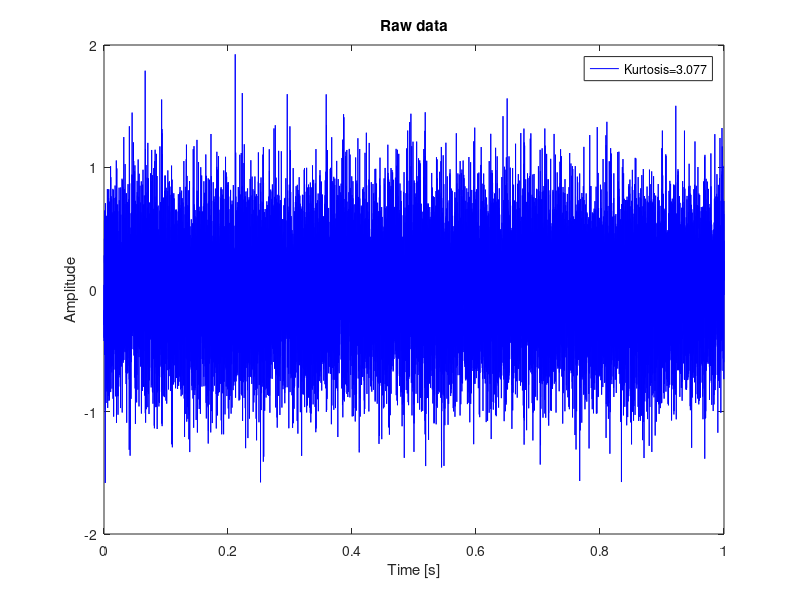

Here is the MATLAB script that generated this plot: (Note: this script raises an error after producing the figure.)
%%%%%%%%%%%%%%%%%%%%%%%%%%%%%%%%%%%%%%%%%%%%%%%%%%%%%%%%%%%%%%%%%%%%%%%%%%%
%
% This script illustrates the use of the smhd code "smhd.m"
%
%%%%%%%%%%%%%%%%
% Reference:
%%%%%%%%%%%%%%%%
%
%          ¡¾1¡¿Y. Miao, M. Zhao, J. Lin, Y. Lei
%           "Sparse maximum harmonics-to-noise-ratio deconvolution
%           for weak fault signature detection in bearings".
%       Measurement Science and Technology, 2016, 27(10)
%          ¡¾2¡¿Y. Miao, B. Zhang, J. Lin et al., 
%             ¡°A review on the application of blind deconvolution in machinery fault diagnosis¡±
%               Mechanical Systems and Signal Processing, 2022.
%%%%%%%%%%%%%%%%%%%%%%%%%%%%%%%%%%%%%%%%%%%%%%%%%
%
% Code by Yonghao Miao
%
%%%%%%%%%%%%%%%%%%%%%%%%%%%%%%%%%%%%%%%%%%%%%%%%%
%%%%%%%%%%%%%%%%%%%%%%%%%%%%%%%%%%%%%%%%%%%%%%%%%%%%%%%%%%%%%%%%%%%%%%%%%%%

clear
close all
clc

%%
load sig3
x = x - mean(x);
addpath('..\00 subfunction\')

%%
fs = 20000;
N = length(x);
t = (0:N - 1) / fs;
t = t(:);
BPFI = 38;

%% Raw data
figure;
plot(t, x, 'b');
xlabel('Time [s]')
ylabel('Amplitude')
title('Raw data')
legend(['Kurtosis=', num2str(kurtosis(x))])
setfontsize(20);
set(gcf, 'position', [100, 100, 800, 400])
axis tight
ylim([-2 2.5])

envelope_x = abs(hilbert(x)) - mean(abs(hilbert(x)));
ff = 0:fs / N:fs - fs / N;
amp_envelope_x = abs(fft(envelope_x, N)) * 2 / fs;
figure;
plot(ff, amp_envelope_x, 'b')
xlabel('Frequency [Hz]')
ylabel('Amplitude')
setfontsize(20);
set(gcf, 'position', [100, 100, 800, 400])
axis tight
xlim([0, 200]);
ylim([0 0.025])

%% SMHD

[y_final, f_final, kurtIter] = smhd(fs, x, 100, 30, 1.5 * rms(x), [], 0);

%% Filtered signal
figure;
plot(t, y_final, 'b');
xlabel('Time [s]')
ylabel('Amplitude')
title('Filtered signal by SMHD')
legend(['Kurtosis=', num2str(kurtosis(y_final))])
setfontsize(20);
set(gcf, 'position', [100, 100, 800, 400])
axis tight
ylim([-3.5 4.5])

envelope_y = abs(hilbert(y_final)) - mean(abs(hilbert(y_final)));
amp_envelope_y = abs(fft(envelope_y, N)) * 2 / fs;
figure;
plot(ff, amp_envelope_y, 'b')
xlabel('Frequency [Hz]')
ylabel('Amplitude')
setfontsize(20);
set(gcf, 'position', [100, 100, 800, 400])
axis tight
xlim([0, 200]);
ylim([0 0.3])
